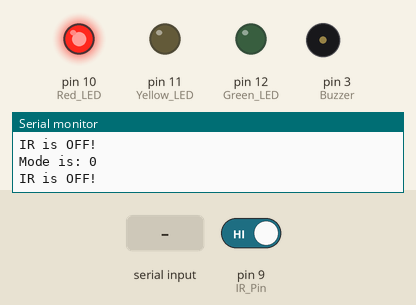
Simulated run of this sketch. Board: Arduino Uno, built with avr-gcc and run on an emulated ATmega328P. On the bench: output pins drawn as LEDs (lit = HIGH), buzzer (waves = sounding), the last lines printed to the serial monitor. Inputs (shaded band) come from the test bench; at power-on: pin 9 (IR_Pin) HIGH.

Above: at 1.7 s.
1.8 s: pin 9 (IR_Pin) driven LOW
At 2.4 s:
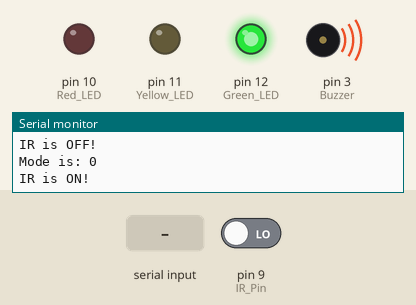
3.5 s: pin 9 (IR_Pin) driven HIGH
6.5 s: "A" received over the second serial link
At 7.0 s:
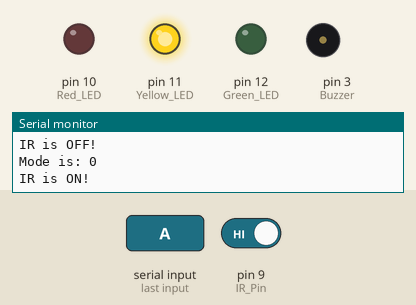
9.0 s: "R" received over the second serial link
10.5 s: "G" received over the second serial link
At 11.3 s:
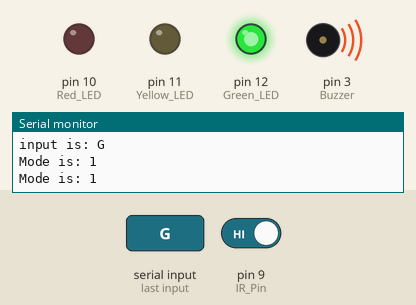
Timing chart, 0 to 13.0 s (numbered marks = the images above; inputs shaded):
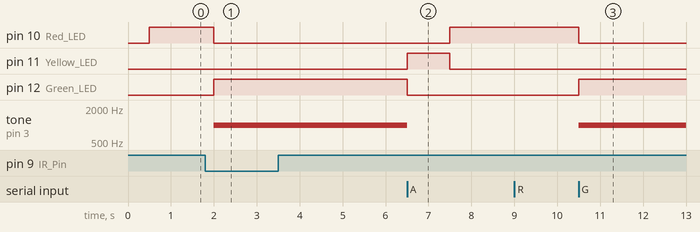

The sketch:

Smart_Traffic_Lights.ino
```cpp
#include<SoftwareSerial.h>
/* Create object named My_Bluetooth of the class SoftwareSerial */
SoftwareSerial My_Bluetooth(4, 5); /* (Rx,Tx) */

#define IR_Pin         9   // define pin 4 for the IR Sensor
#define Red_LED        10  // define pin 5 for the Red LED
#define Yellow_LED     11  // define pin 6 for the Yellow LED
#define Green_LED      12  // define pin 7 for the Green LED
#define Buzzer         3   // define pin 8 for the Buzzer

bool Mode = 0;    // 0 : Auto, 1 : Manual
char Order = 'A'; // R:Red, G:Green, Y:Yellow, A: Auto Mode

void setup()
{
  pinMode(IR_Pin, INPUT);
  pinMode(Red_LED, OUTPUT);
  pinMode(Yellow_LED, OUTPUT);
  pinMode(Green_LED, OUTPUT);
  pinMode(Buzzer, OUTPUT);

  digitalWrite(Red_LED, LOW);    // Red is OFF
  digitalWrite(Yellow_LED, LOW); // Yellow is OFF
  digitalWrite(Green_LED, LOW);  // Green is OFF
  noTone(Buzzer);                // Buzzer is OFF

  /* Define baud rate for software serial communication */
  My_Bluetooth.begin(9600);
  /* Define baud rate for serial communication */
  Serial.begin(9600);
  delay(500);
  Serial.println("\nWelcome!");
}

void loop()
{
  /* If data is available on serial port */
  if (My_Bluetooth.available())
  {
    Order = My_Bluetooth.read();
    Serial.print("input is: ");
    Serial.println(Order);

    if (Order == 'A')
    {
      Mode = 0;   // Switch to Auto Mode.
    }
    else if ((Order == 'R') || (Order == 'G') || (Order == 'Y'))
    {
      Mode = 1;   // Switch to Manual Mode.
    }
  }

  Serial.print("Mode is: ");
  Serial.println(Mode);
  // Check Mode
  if (Mode == 0) // Auto Mode
  {
    // Check IR sensor
    if (digitalRead(IR_Pin) == LOW)  // Car is Detected
    {
      Serial.println("IR is ON!");
      digitalWrite(Green_LED, HIGH); // Green is ON
      digitalWrite(Red_LED, LOW);    // Red is OFF
      digitalWrite(Yellow_LED, LOW); // Yellow is OFF
      tone(Buzzer, 1000);            // Buzzer is ON
      while (digitalRead(IR_Pin) == LOW)  // while Car is Detected
      {
        delay(100);
      }

      delay(3000);                   // Wait for 7 Seconds
      digitalWrite(Yellow_LED, HIGH);// Yellow is ON
      digitalWrite(Red_LED, LOW);    // Red is OFF
      digitalWrite(Green_LED, LOW);  // Green is OFF
      noTone(Buzzer);                // Buzzer is OFF
      delay(1000);                   // Wait for 3 Seconds

      digitalWrite(Red_LED, HIGH);   // Red is ON
      digitalWrite(Yellow_LED, LOW); // Yellow is OFF
      digitalWrite(Green_LED, LOW);  // Green is OFF
      noTone(Buzzer);                // Buzzer is OFF
    }
    else // No Car is Detected
    {
      Serial.println("IR is OFF!");
      digitalWrite(Red_LED, HIGH);   // Red is ON
      digitalWrite(Yellow_LED, LOW); // Yellow is OFF
      digitalWrite(Green_LED, LOW);  // Green is OFF
      noTone(Buzzer);                // Buzzer is OFF
    }
  }
  else // Manual Mode
  {
    if (Order == 'R') // Red is ON
    {
      digitalWrite(Red_LED, HIGH);   // Red is ON
      digitalWrite(Yellow_LED, LOW); // Yellow is OFF
      digitalWrite(Green_LED, LOW);  // Green is OFF
      noTone(Buzzer);                // Buzzer is OFF
    }
    else if (Order == 'G') // Green is ON
    {
      digitalWrite(Green_LED, HIGH); // Green is ON
      digitalWrite(Red_LED, LOW);    // Red is OFF
      digitalWrite(Yellow_LED, LOW); // Yellow is OFF
      tone(Buzzer, 1000);            // Buzzer is ON
    }
    else if (Order == 'Y') // Yellow is ON
    {
      digitalWrite(Yellow_LED, HIGH);// Yellow is ON
      digitalWrite(Red_LED, LOW);    // Red is OFF
      digitalWrite(Green_LED, LOW);  // Green is OFF
      noTone(Buzzer);                // Buzzer is OFF
    }
  }
  delay(500);
}
```

Measured:
- after the input at 1.8 s, pin 10 (Red_LED): HIGH → LOW after 0.20 s; pin 12 (Green_LED): LOW → HIGH after 0.20 s; tone on pin 3 (Buzzer): silent → 1000 Hz after 0.20 s
- after the input at 3.5 s, every drawn part: stays the same
- after the input at 10.5 s, pin 10 (Red_LED): HIGH → LOW at once; pin 12 (Green_LED): LOW → HIGH at once; tone on pin 3 (Buzzer): silent → 1000 Hz at once
